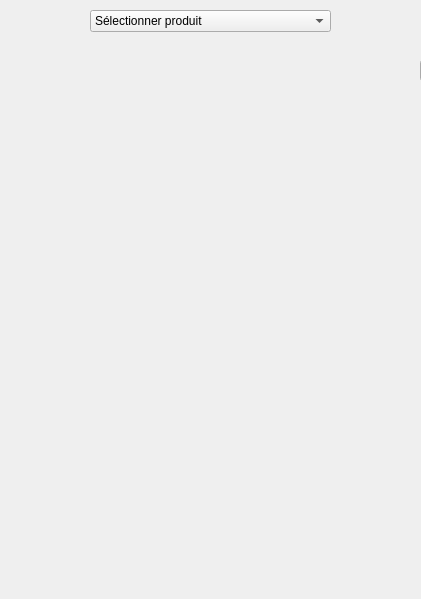
<?xml version="1.0" encoding="UTF-8"?>
<ui version="4.0">
 <class>checkerTickets</class>
 <widget class="QMainWindow" name="checkerTickets">
  <property name="geometry">
   <rect>
    <x>0</x>
    <y>0</y>
    <width>421</width>
    <height>599</height>
   </rect>
  </property>
  <property name="minimumSize">
   <size>
    <width>421</width>
    <height>599</height>
   </size>
  </property>
  <property name="maximumSize">
   <size>
    <width>421</width>
    <height>599</height>
   </size>
  </property>
  <property name="windowTitle">
   <string>Verifier Billet - Rambolitalents Checker</string>
  </property>
  <property name="windowIcon">
   <iconset>
    <normaloff>../build-rambolitalentsManager-Desktop_Qt_5_9_6_MinGW_32bit-Debug/images/icon.png</normaloff>../build-rambolitalentsManager-Desktop_Qt_5_9_6_MinGW_32bit-Debug/images/icon.png</iconset>
  </property>
  <widget class="QWidget" name="centralwidget">
   <widget class="QComboBox" name="productList">
    <property name="geometry">
     <rect>
      <x>90</x>
      <y>10</y>
      <width>241</width>
      <height>22</height>
     </rect>
    </property>
    <property name="currentText">
     <string>Sélectionner produit</string>
    </property>
    <item>
     <property name="text">
      <string>Sélectionner produit</string>
     </property>
    </item>
   </widget>
   <widget class="QLineEdit" name="billet">
    <property name="enabled">
     <bool>false</bool>
    </property>
    <property name="geometry">
     <rect>
      <x>420</x>
      <y>60</y>
      <width>241</width>
      <height>21</height>
     </rect>
    </property>
    <property name="sizeIncrement">
     <size>
      <width>0</width>
      <height>0</height>
     </size>
    </property>
    <property name="font">
     <font>
      <pointsize>8</pointsize>
      <kerning>false</kerning>
     </font>
    </property>
    <property name="cursor">
     <cursorShape>ArrowCursor</cursorShape>
    </property>
    <property name="autoFillBackground">
     <bool>false</bool>
    </property>
    <property name="styleSheet">
     <string notr="true"/>
    </property>
    <property name="inputMethodHints">
     <set>Qt::ImhNone</set>
    </property>
   </widget>
   <widget class="QLabel" name="state">
    <property name="enabled">
     <bool>true</bool>
    </property>
    <property name="geometry">
     <rect>
      <x>80</x>
      <y>90</y>
      <width>256</width>
      <height>256</height>
     </rect>
    </property>
    <property name="text">
     <string/>
    </property>
   </widget>
   <widget class="QLabel" name="Name">
    <property name="geometry">
     <rect>
      <x>0</x>
      <y>440</y>
      <width>421</width>
      <height>81</height>
     </rect>
    </property>
    <property name="text">
     <string/>
    </property>
   </widget>
   <widget class="QLabel" name="Name_2">
    <property name="geometry">
     <rect>
      <x>0</x>
      <y>350</y>
      <width>421</width>
      <height>21</height>
     </rect>
    </property>
    <property name="font">
     <font>
      <pointsize>11</pointsize>
     </font>
    </property>
    <property name="text">
     <string/>
    </property>
   </widget>
  </widget>
 </widget>
 <resources/>
 <connections/>
</ui>
